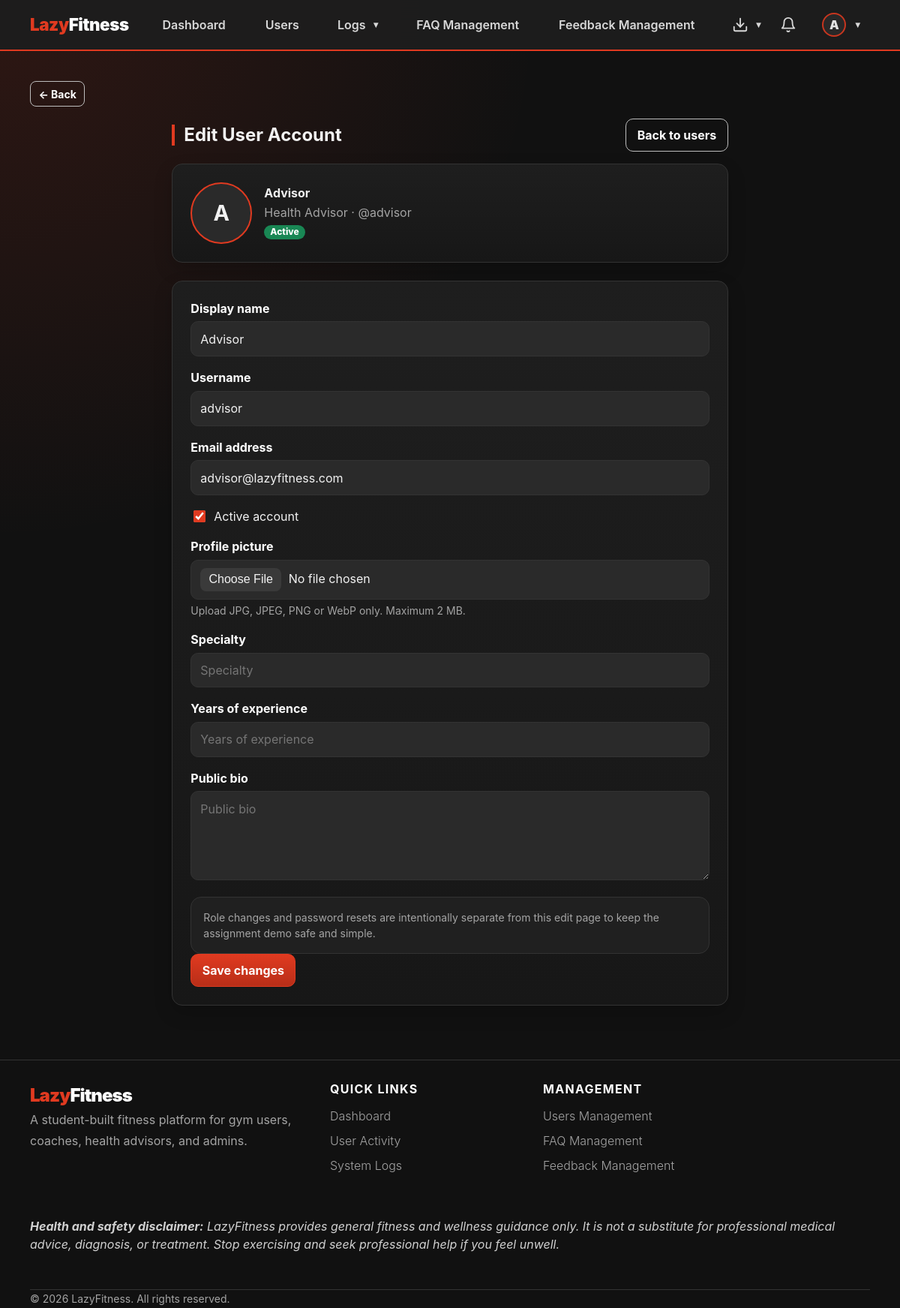
The page /admin-panel/users/9/edit/ (signed in) on the database its author committed.
### apps/accounts/models.py (models this page shows, shortened)
class User(AbstractBaseUser, PermissionsMixin):
    ROLE_CHOICES = [
        ('gym_user',       'Gym User'),
        ('fitness_coach',  'Fitness Coach'),
        ('health_advisor', 'Health Advisor'),
        ('admin',          'Admin'),
    ]
    username_validator = RegexValidator(
        regex=r'^[\w.@+-]+$',
        message='Username may contain letters, numbers, and @/./+/-/_ characters only.',
    )
    username    = models.CharField(max_length=150, unique=True, validators=[username_validator])
    email       = models.EmailField(unique=True)
    profile_picture = models.ImageField(
        upload_to='profile_pictures/',
        blank=True,
        null=True,
        help_text='Optional profile picture used across LazyFitness.',
    )
    role        = models.CharField(max_length=20, choices=ROLE_CHOICES)
    is_active   = models.BooleanField(default=True)   # userStatus
    is_staff    = models.BooleanField(default=False)
    date_joined = models.DateTimeField(auto_now_add=True)
    USERNAME_FIELD  = 'username'
    REQUIRED_FIELDS = ['email', 'role']
    objects = UserManager()
    @property
    def display_name(self):
        profile_fields = [
            ('gymuser', 'user_name'),
            ('coach', 'coach_name'),
            ('healthadvisor', 'advisor_name'),
            ('adminprofile', 'admin_name'),
        ]
        for relation, field in profile_fields:
            try:
                profile = getattr(self, relation)
            except Exception:
                profile = None
            value = getattr(profile, field, '') if profile else ''
            if value:
                return value
        return self.username or self.email
    @property
    def avatar_initial(self):
        name = self.display_name or self.username or self.email or '?'
        return name.strip()[:1].upper()
    @property
    def is_gym_user(self):
        return self.role == 'gym_user'
    @property
    def is_coach(self):
        return self.role == 'fitness_coach'
    @property
    def is_health_advisor(self):
        return self.role == 'health_advisor'
    @property
    def is_admin_user(self):
        return self.role == 'admin'

### apps/admin_panel/models.py (models this page shows, shortened)
class AdminProfile(models.Model):
    user = models.OneToOneField(User, on_delete=models.CASCADE, primary_key=True)
    admin_name = models.CharField(max_length=255)

### apps/health_advisor/models.py (models this page shows, shortened)
class HealthAdvisor(models.Model):
    user = models.OneToOneField(User, on_delete=models.CASCADE, primary_key=True)
    advisor_name = models.CharField(max_length=255)
    specialty = models.CharField(
        max_length=120,
        blank=True,
        help_text='Public specialty shown on the Meet Our Health Advisors section.',
    )
    years_experience = models.PositiveIntegerField(
        null=True,
        blank=True,
        help_text='Optional years of health advisory experience for the public team card.',
    )
    bio = models.TextField(blank=True, help_text='Short public bio shown to prospective gym users.')
    assigned_users = models.ManyToManyField('gym_user.GymUser', blank=True, related_name='health_advisors')

### apps/admin_panel/views.py (the view)
# urls.py: path('users/<int:user_id>/edit/', views.user_edit, name='user_edit'),
@admin_required
def user_edit(request, user_id):
    target = get_object_or_404(User, pk=user_id)
    if target.role == 'admin' and not request.user.is_superuser:
        messages.error(request, 'Only a Django superuser can edit admin accounts.')
        return redirect('admin_panel:user_list')
    if request.method == 'POST':
        form = AdminUserEditForm(request.POST, request.FILES, instance=target, edited_by=request.user)
        if form.is_valid():
            updated = form.save()
            ensure_role_profile(updated)
            SystemLog.record('status_changed', f"Account details updated for {updated.username}", user=request.user, module='User Management')
            messages.success(request, f'Account details updated for {updated.username}.')
            return redirect('admin_panel:user_detail', user_id=updated.id)
        messages.error(request, 'Please correct the highlighted user update errors.')
    else:
        form = AdminUserEditForm(instance=target, edited_by=request.user)
    return render(request, 'admin_panel/user_edit.html', {'form': form, 'target': target})

### templates/admin_panel/user_edit.html (shortened to what this page needs)
{% extends "shared/base.html" %}
{% block content %}
<div class="row justify-content-center">
  <div class="col-lg-8">
    <div class="d-flex justify-content-between align-items-center mb-3">
      <h2 class="section-title mb-0">Edit User Account</h2>
      <a class="btn btn-outline-light" href="{% url 'admin_panel:user_list' %}">Back to users</a>
    </div>
    <div class="card p-4 mb-4">
      <div class="d-flex align-items-center gap-3">
        {% if target.profile_picture %}
          <img src="{{ target.profile_picture.url }}" alt="{{ target.username }} profile picture" class="rounded-circle" style="width:82px;height:82px;object-fit:cover;border:2px solid var(--lf-accent);">
        {% else %}
          <div class="rounded-circle d-flex align-items-center justify-content-center" style="width:82px;height:82px;background:#2a2a2a;border:2px solid var(--lf-accent);font-size:1.8rem;font-weight:700;">
            {{ target.avatar_initial }}
          </div>
        {% endif %}
        <div>
          <h4 class="mb-1">{{ target.display_name }}</h4>
          <div class="text-secondary">{{ target.get_role_display }} · @{{ target.username }}</div>
          <span class="badge {% if target.is_active %}bg-success{% else %}bg-secondary{% endif %}">{% if target.is_active %}Active{% else %}Inactive{% endif %}</span>
        </div>
      </div>
    </div>
    <div class="card p-4">
      <form method="post" enctype="multipart/form-data" novalidate>
        {% for field in form %}
          <div class="mb-3{% if field.field.widget.input_type == 'checkbox' %} form-check{% endif %}">
            {% if field.field.widget.input_type == 'checkbox' %}
              {{ field }} <label class="form-check-label" for="{{ field.id_for_label }}">{{ field.label }}</label>
            {% else %}
              <label class="form-label" for="{{ field.id_for_label }}">{{ field.label }}</label>
              {{ field }}
            {% endif %}
            {% if field.help_text %}<div class="form-text text-secondary">{{ field.help_text }}</div>{% endif %}
          </div>
        {% endfor %}
        <div class="alert alert-secondary small">
          Role changes and password resets are intentionally separate from this edit page to keep the assignment demo safe and simple.
        </div>
        <button type="submit" class="btn btn-primary">Save changes</button>
      </form>
    </div>
  </div>
</div>
{% endblock %}

### templates/shared/base.html (shortened to what this page needs)
{% load static %}
<!DOCTYPE html>
<html lang="en">
<head>
  <link href="{% static 'css/lazyfitness.css' %}" rel="stylesheet">
</head>
<body>
<nav class="navbar navbar-expand-lg navbar-dark sticky-top" aria-label="Primary navigation">
  <div class="container nav-container">
    {% if user.is_authenticated %}
      {% if user.is_gym_user %}
        <a class="navbar-brand" href="{% url 'gym_user:dashboard' %}">Lazy<span class="text-white">Fitness</span></a>
      {% elif user.is_coach %}
        <a class="navbar-brand" href="{% url 'coach:dashboard' %}">Lazy<span class="text-white">Fitness</span></a>
      {% elif user.is_health_advisor %}
        <a class="navbar-brand" href="{% url 'health_advisor:dashboard' %}">Lazy<span class="text-white">Fitness</span></a>
      {% elif user.is_admin_user %}
        <a class="navbar-brand" href="{% url 'admin_panel:dashboard' %}">Lazy<span class="text-white">Fitness</span></a>
      {% else %}
        <a class="navbar-brand" href="{% url 'landing' %}">Lazy<span class="text-white">Fitness</span></a>
      {% endif %}
    {% else %}
      <a class="navbar-brand" href="{% url 'landing' %}">Lazy<span class="text-white">Fitness</span></a>
    {% endif %}
    <div class="navbar-collapse collapse" id="nav">
      {% if user.is_authenticated %}
        <ul class="navbar-nav main-nav mx-auto align-items-lg-center justify-content-lg-center flex-grow-1 gap-lg-4 px-lg-3 flex-nowrap">
          {% if user.is_gym_user %}
            <li class="nav-item"><a class="nav-link" href="{% url 'gym_user:dashboard' %}">Dashboard</a></li>
            <li class="nav-item dropdown profile-hover-dropdown">
              <a class="nav-link dropdown-toggle" href="#" data-lf-toggle="dropdown" role="button" aria-expanded="false">My Fitness</a>
              <ul class="dropdown-menu dropdown-menu-dark profile-centered-menu">
                <li><a class="dropdown-item" href="{% url 'gym_user:workout_select' %}">Workouts</a></li>
                <li><a class="dropdown-item" href="{% url 'gym_user:schedule' %}">Schedule</a></li>
                <li><a class="dropdown-item" href="{% url 'gym_user:progress' %}">Progress</a></li>
              </ul>
            </li>
            <li class="nav-item"><a class="nav-link" href="{% url 'gym_user:recommendation_list' %}">Health Recommendations</a></li>
            <li class="nav-item"><a class="nav-link" href="{% url 'accounts:submit_feedback' %}">Feedback</a></li>
            <li class="nav-item"><a class="nav-link" href="{% url 'faq_public' %}">FAQ</a></li>
          {% elif user.is_admin_user %}
            <li class="nav-item"><a class="nav-link" href="{% url 'admin_panel:dashboard' %}">Dashboard</a></li>
            <li class="nav-item"><a class="nav-link" href="{% url 'admin_panel:user_list' %}">Users</a></li>
            <li class="nav-item dropdown profile-hover-dropdown">
              <a class="nav-link dropdown-toggle" href="#" data-lf-toggle="dropdown" role="button" aria-expanded="false">Logs</a>
            </li>
            <li class="nav-item"><a class="nav-link" href="{% url 'admin_panel:faq_list' %}">FAQ Management</a></li>
            <li class="nav-item"><a class="nav-link" href="{% url 'admin_panel:feedback_list' %}">Feedback Management</a></li>
          {% endif %}
        </ul>
        <ul class="navbar-nav nav-actions ms-lg-auto align-items-center gap-2 gap-lg-3 flex-row flex-nowrap justify-content-end">
          {% if user.is_admin_user %}
            <li class="nav-item dropdown profile-hover-dropdown ms-2">
              <a class="nav-link nav-icon-link dropdown-toggle" href="#" data-lf-toggle="dropdown" role="button" aria-expanded="false" aria-label="Exports">
                <div class="icon-wrapper">
                  <svg width="22" height="22" viewBox="0 0 24 24" fill="none" stroke="currentColor" stroke-width="2" stroke-linecap="round" stroke-linejoin="round">
                    <path d="M21 15v4a2 2 0 0 1-2 2H5a2 2 0 0 1-2-2v-4"></path>
                    <polyline points="7 10 12 15 17 10"></polyline>
                    <line x1="12" y1="15" x2="12" y2="3"></line>
                  </svg>
                </div>
              </a>
            </li>
          {% endif %}
          <li class="nav-item">
            <a class="nav-link nav-icon-link" href="{% url 'accounts:notifications' %}" title="Notifications">
              <div class="icon-wrapper">
                <svg width="22" height="22" viewBox="0 0 24 24" fill="none" stroke="currentColor" stroke-width="2" stroke-linecap="round" stroke-linejoin="round"><path d="M18 8A6 6 0 0 0 6 8c0 7-3 9-3 9h18s-3-2-3-9"></path><path d="M13.73 21a2 2 0 0 1-3.46 0"></path></svg>
              </div>
            </a>
          </li>
          <li class="nav-item dropdown profile-hover-dropdown ms-1 flex-shrink-0">
            <a class="nav-link d-flex align-items-center gap-2 dropdown-toggle" href="#" role="button" data-lf-toggle="dropdown" aria-expanded="false">
              {% if user.profile_picture %}
                <img src="{{ user.profile_picture.url }}" alt="{{ user.username }} profile picture" class="rounded-circle avatar-sm">
              {% else %}
                <span class="avatar-initial-sm">{{ user.avatar_initial }}</span>
              {% endif %}
            </a>
          </li>
        </ul>
      {% endif %}
    </div>
  </div>
</nav>
<main class="container mt-4 pb-5">
  {% if user.is_authenticated %}
    <div class="mb-3">
      <button class="btn btn-outline-light btn-sm" type="button" data-lf-back data-fallback="{{ nav_back_fallback|default:'/' }}">← Back</button>
    </div>
  {% endif %}
  {% block content %}{% endblock %}
</main>
<footer class="site-footer py-5 mt-4">
  <div class="container">
    <div class="row gy-4">
      <div class="col-lg-6 col-md-12 footer-brand">
        <div class="footer-logo">Lazy<span>Fitness</span></div>
        <p class="footer-copy text-muted pe-lg-5">A student-built fitness platform for gym users, coaches, health advisors, and admins.</p>
      </div>
      {% if user.is_authenticated %}
        <div class="col-lg-3 col-md-6">
          <h5 class="footer-heading">Quick Links</h5>
          <ul class="footer-links">
            {% if user.is_gym_user %}
              <li class="footer-link"><a href="{% url 'gym_user:dashboard' %}">Dashboard</a></li>
              <li class="footer-link"><a href="{% url 'gym_user:workout_select' %}">Workouts</a></li>
              <li class="footer-link"><a href="{% url 'gym_user:schedule' %}">Schedule</a></li>
              <li class="footer-link"><a href="{% url 'gym_user:progress' %}">Progress</a></li>
              <li class="footer-link"><a href="{% url 'gym_user:recommendation_list' %}">Health Recommendations</a></li>
            {% elif user.is_admin_user %}
              <li class="footer-link"><a href="{% url 'admin_panel:dashboard' %}">Dashboard</a></li>
              <li class="footer-link"><a href="{% url 'admin_panel:login_activity_list' %}">User Activity</a></li>
              <li class="footer-link"><a href="{% url 'admin_panel:system_log_list' %}">System Logs</a></li>
            {% endif %}
          </ul>
        </div>
        <div class="col-lg-3 col-md-6">
          {% if user.is_admin_user %}
            <h5 class="footer-heading">Management</h5>
            <ul class="footer-links">
              <li class="footer-link"><a href="{% url 'admin_panel:user_list' %}">Users Management</a></li>
              <li class="footer-link"><a href="{% url 'admin_panel:faq_list' %}">FAQ Management</a></li>
              <li class="footer-link"><a href="{% url 'admin_panel:feedback_list' %}">Feedback Management</a></li>
            </ul>
          {% else %}
            <h5 class="footer-heading">Support</h5>
            <ul class="footer-links">
              <li class="footer-link"><a href="{% url 'accounts:submit_feedback' %}">Feedback</a></li>
              <li class="footer-link"><a href="{% url 'faq_public' %}">FAQ</a></li>
            </ul>
          {% endif %}
        </div>
      {% endif %}
    </div>
    <div class="lf-footer-disclaimer py-4 mt-4"><i>
        <strong>Health and safety disclaimer:</strong>
        LazyFitness provides general fitness and wellness guidance only. It is not a substitute for professional medical advice, diagnosis, or treatment. Stop exercising and seek professional help if you feel unwell.
    </i></div>
    <div class="footer-bottom mt-4 pt-4 border-top">
      <p class="footer-copy small mb-0">© {% now "Y" %} LazyFitness. All rights reserved.</p>
    </div>
  </div>
</footer>
</body>
</html>

### rows shown on the page
User: avatar_initial "A"
User: avatar_initial "A", display_name "Advisor", role "Health Advisor", username "advisor", form "advisor" "advisor@lazyfitness.com", form "☑"

### other values the page prints
{{ field.label }} "Display name" "Username" "Email address" "Profile picture" "Specialty" "Years of experience" "Public bio"
{{ field.label }} "Active account"
{{ field.help_text }} "Upload JPG, JPEG, PNG or WebP only. Maximum 2 MB."
